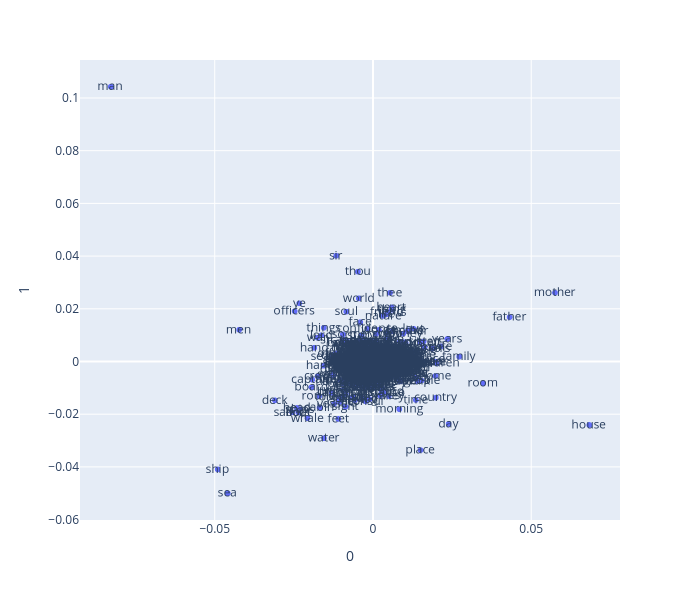

The notebook cell this image was saved under:
### Code cell
px.scatter(PHI_LOADINGS.reset_index(), 0, 1, text='term_str', height=600, width=700)

### Figure 1 — Plotly figure (JSON) as saved in the notebook; plotly's stock layout.template omitted (floating-point values rounded to 4 significant figures; data arrays with more than 128 entries replaced by an {"elided": "..."} marker saying what was removed)
{"data": [{"hovertemplate": "0=%{x}<br>1=%{y}<br>term_str=%{text}<extra></extra>", "legendgroup": "", "marker": {"color": "#636efa", "symbol": "circle"}, "mode": "markers+text", "name": "", "showlegend": false, "text": {"elided": "4000 str values"}, "type": "scattergl", "x": {"elided": "4000 float values"}, "xaxis": "x", "y": {"elided": "4000 float values"}, "yaxis": "y"}], "layout": {"height": 600, "legend": {"tracegroupgap": 0}, "margin": {"t": 60}, "width": 700, "xaxis": {"anchor": "y", "domain": [0, 1], "title": {"text": "0"}}, "yaxis": {"anchor": "x", "domain": [0, 1], "title": {"text": "1"}}}}
